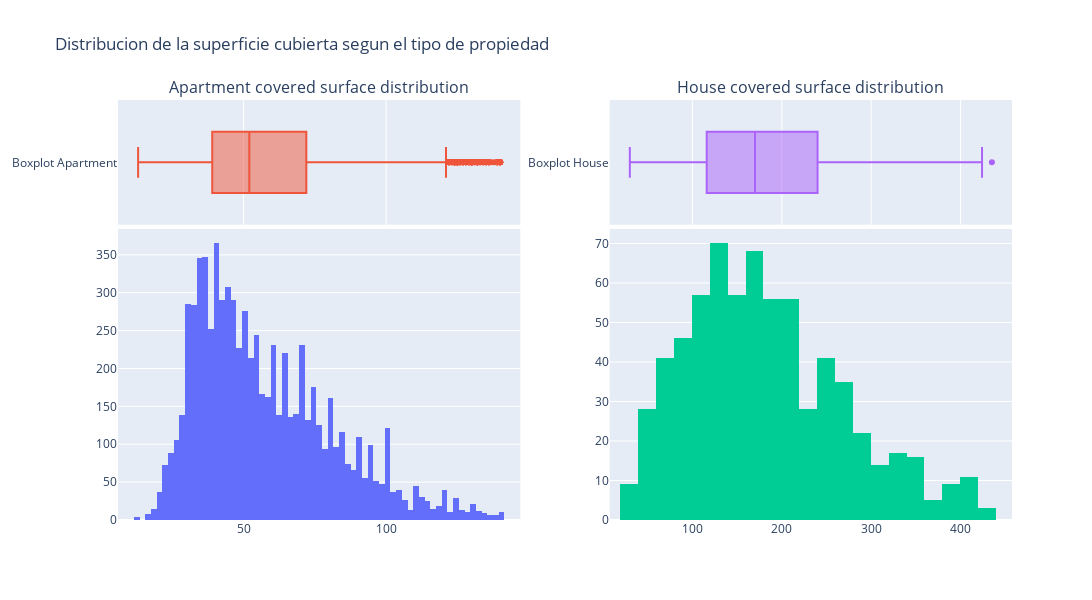

The notebook cell saved with this chart:
### Code cell
# Distribucion de la variable surface_covered.
specs = [
    [{'type' : 'box'      } , {'type' : 'box'}],
    [{'type' : 'histogram'} , {'type' : 'histogram'}]
    ]
fig =  make_subplots(rows=2, cols=2, specs=specs, shared_xaxes=True, vertical_spacing=0.01, row_heights=[0.3, 0.7], subplot_titles=('Apartment covered surface distribution', 'House covered surface distribution'))

tr1 = go.Histogram(x=data_apartment['surface_covered'], name='Histograma Apartment')
tr2 = go.Box(x=data_apartment['surface_covered'], name='Boxplot Apartment')

fig.add_trace(tr1, row=2, col=1)
fig.add_trace(tr2, row=1, col=1)

tr3 = go.Histogram(x=data_house['surface_covered'], name='Histograma House')
tr4 = go.Box(x=data_house['surface_covered'], name='Boxplot House')

fig.add_trace(tr3, row=2, col=2)
fig.add_trace(tr4, row=1, col=2)

fig.update_layout(title='Distribucion de la superficie cubierta segun el tipo de propiedad', height=600, width=1500, showlegend=False)
fig.show()

### Figure 1 — Plotly figure (JSON) as saved in the notebook; plotly's stock layout.template omitted (floating-point values rounded to 4 significant figures; data arrays with more than 128 entries replaced by an {"elided": "..."} marker saying what was removed)
{"data": [{"name": "Histograma Apartment", "type": "histogram", "x": {"elided": "7564 int values"}, "xaxis": "x3", "yaxis": "y3"}, {"name": "Boxplot Apartment", "type": "box", "x": {"elided": "7564 int values"}, "xaxis": "x", "yaxis": "y"}, {"name": "Histograma House", "type": "histogram", "x": {"elided": "689 int values"}, "xaxis": "x4", "yaxis": "y4"}, {"name": "Boxplot House", "type": "box", "x": {"elided": "689 int values"}, "xaxis": "x2", "yaxis": "y2"}], "layout": {"annotations": [{"font": {"size": 16}, "showarrow": false, "text": "Apartment covered surface distribution", "x": 0.225, "xanchor": "center", "xref": "paper", "y": 1, "yanchor": "bottom", "yref": "paper"}, {"font": {"size": 16}, "showarrow": false, "text": "House covered surface distribution", "x": 0.775, "xanchor": "center", "xref": "paper", "y": 1, "yanchor": "bottom", "yref": "paper"}], "height": 600, "showlegend": false, "title": {"text": "Distribucion de la superficie cubierta segun el tipo de propiedad"}, "width": 1500, "xaxis": {"anchor": "y", "domain": [0, 0.45], "matches": "x3", "showticklabels": false}, "xaxis2": {"anchor": "y2", "domain": [0.55, 1], "matches": "x4", "showticklabels": false}, "xaxis3": {"anchor": "y3", "domain": [0, 0.45]}, "xaxis4": {"anchor": "y4", "domain": [0.55, 1]}, "yaxis": {"anchor": "x", "domain": [0.703, 1]}, "yaxis2": {"anchor": "x2", "domain": [0.703, 1]}, "yaxis3": {"anchor": "x3", "domain": [0, 0.693]}, "yaxis4": {"anchor": "x4", "domain": [0, 0.693]}}}
